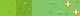

Tiled map render using the project's own tile images. Description and the whole map definition, tile-layer contents included, below:
An orthogonal 5x1 tile map with 16x16 px tiles, 1 tile layer (Tile Layer 1).

<map version="1.10" tiledversion="1.10.2" orientation="orthogonal" renderorder="right-down" width="5" height="1" tilewidth="16" tileheight="16" infinite="0" nextlayerid="2" nextobjectid="1">
 <editorsettings>
  <export target="flooring-tileset.tmj" format="json" />
 </editorsettings>
 <tileset firstgid="1" name="flooring_tileset" tilewidth="16" tileheight="16" tilecount="5" columns="0">
  <grid orientation="orthogonal" width="1" height="1" />
  <tile id="0">
   <image width="16" height="16" source="grass_0.png" />
  </tile>
  <tile id="1">
   <image width="16" height="16" source="grass_1.png" />
  </tile>
  <tile id="3">
   <image width="16" height="16" source="grass_2 - Copy.png" />
  </tile>
  <tile id="4">
   <image width="16" height="16" source="grass_3.png" />
  </tile>
  <tile id="5">
   <image width="16" height="16" source="grass_4.png" />
  </tile>
 </tileset>
 <layer id="1" name="Tile Layer 1" width="5" height="1">
  <data encoding="csv">
1,2,4,5,6
</data>
 </layer>
</map>
